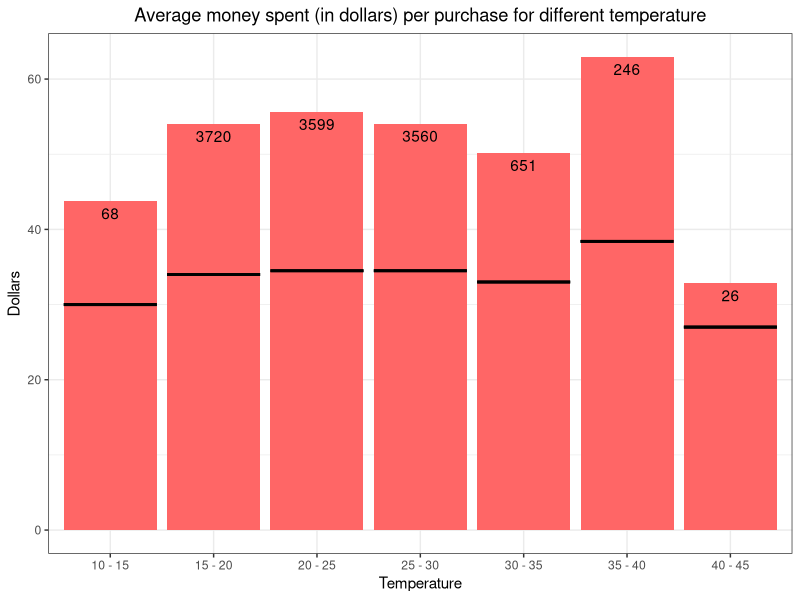
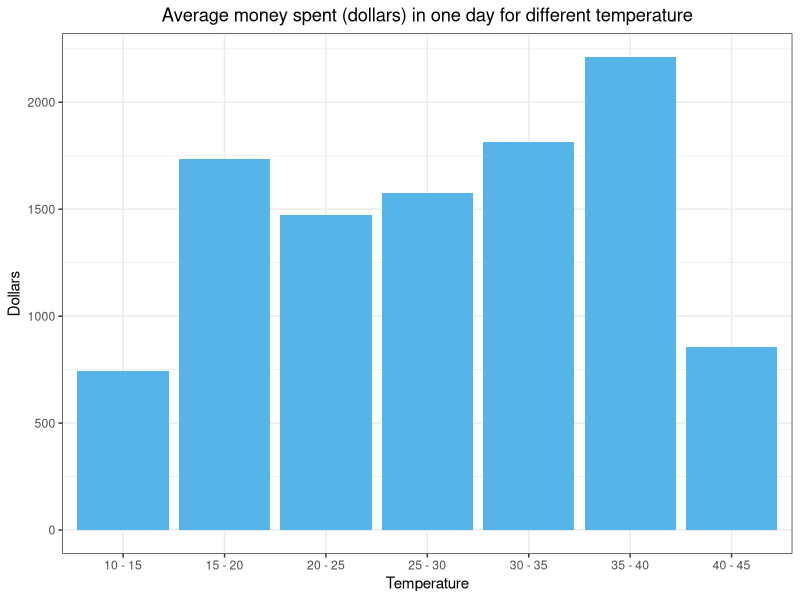
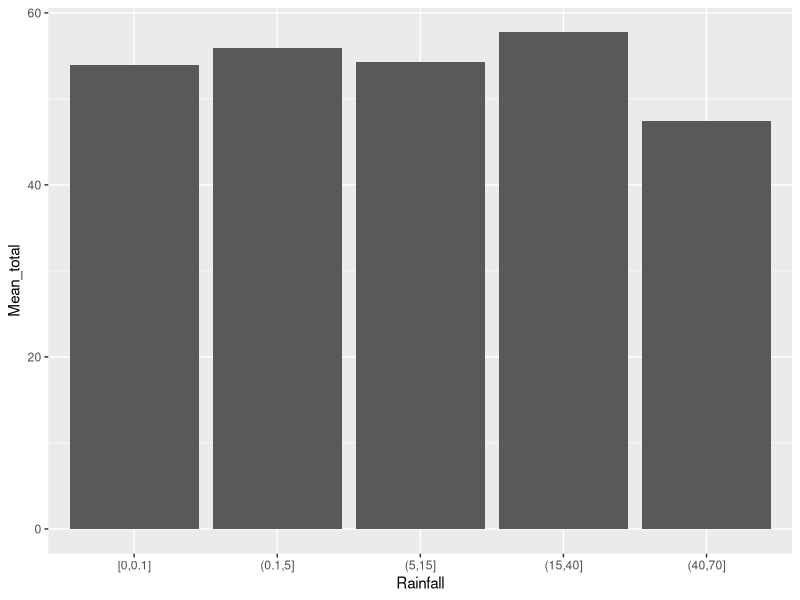
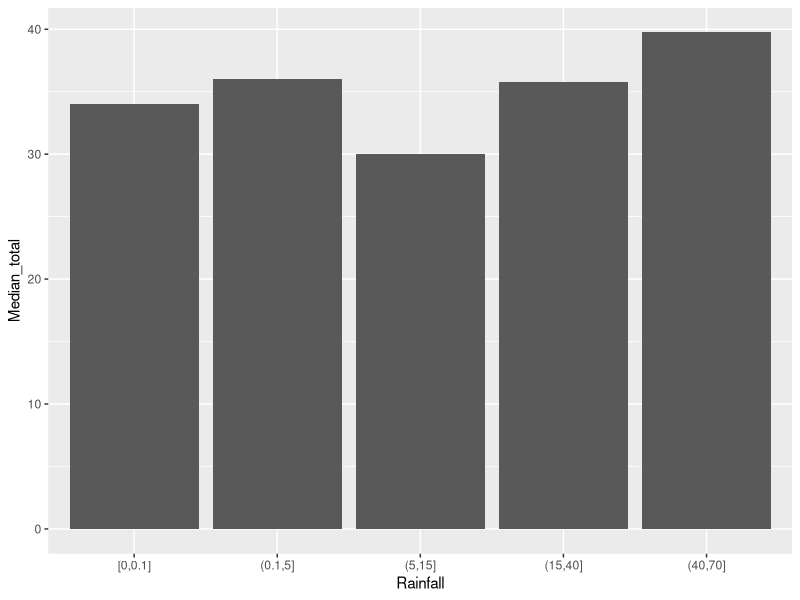
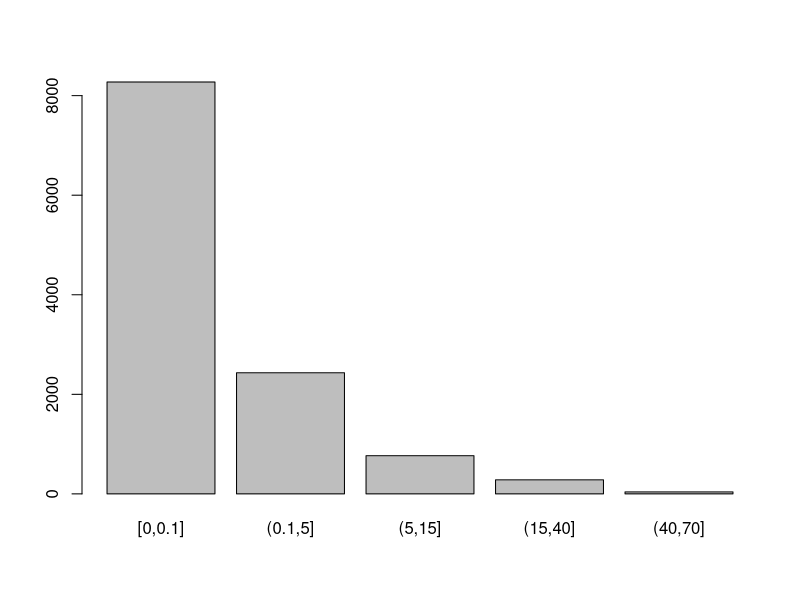
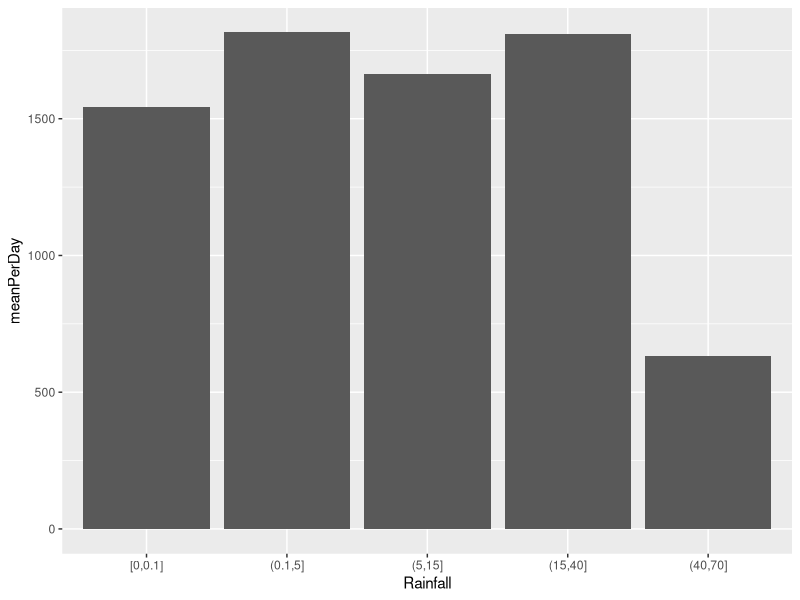
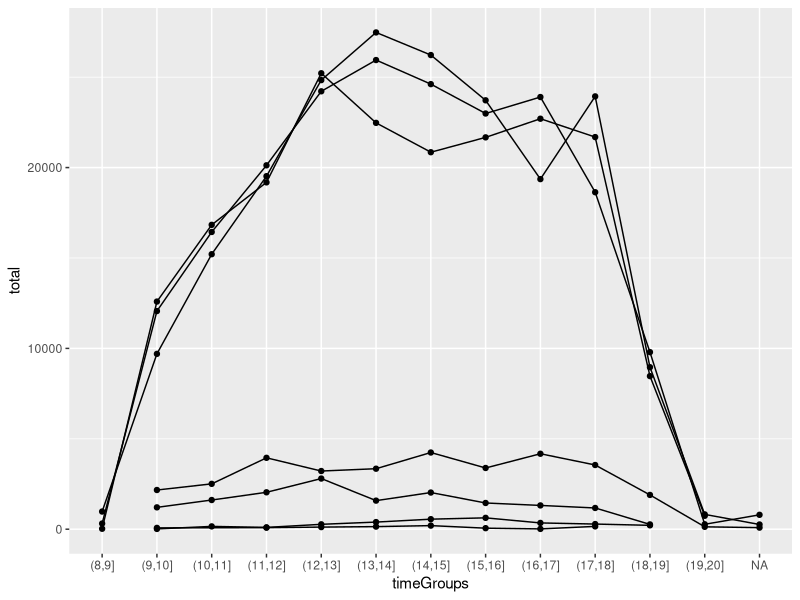
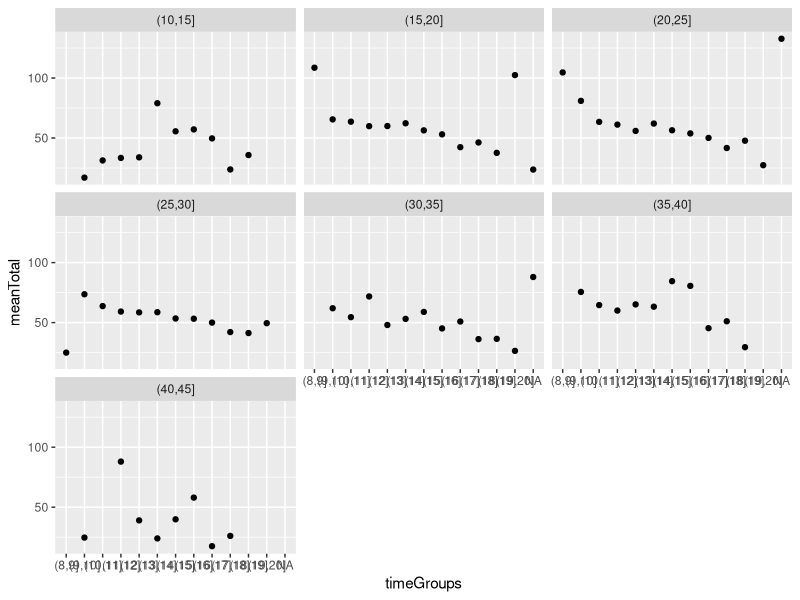

The R script that drew these images, in order:
## ---- chunk 1

# LOAD DATA
library(ggplot2)
library(tidyr)
library(knitr)
data = read.csv("data/ProcessedData.csv")


# Quick look at top 6 rows of data
head(data)

## Size of data
dim(data)

## R's classification of data
class(data)
## R's classification of variables
str(data)
#sapply(mtcars, class)
## ---- chunk 2
#The temperature is a quantitative variable. We start by changing it to a qualitative one using ranges that cover 5 degrees Celcius
temp = data$Maximum.temperature..Degree.C.
data$tempGroups = cut(temp, c(10,15,20,25,30,35,40,45))

#Take a look at overall data before looking at the graphs
heatData = data %>% drop_na(Maximum.temperature..Degree.C.)

dataFrame <- data.frame(Rows = c(nrow(data)-nrow(heatData)),
                        Max = c(max(temp)),
                        Min = c(min(temp)),
                        Mean = c(mean(temp)),
                        Median = c(median(temp)))

kable(dataFrame, caption = "Fuck yeah", col.names = c("Missing rows", "Max heat", "Min heat", "Mean maximum heat", "Median of maximum heat"))

#Transaction sizes for each temperature range
meanPerPerson = aggregate(data$Total ~ data$tempGroups, data, mean)
medPerPerson = aggregate(data$Total ~ data$tempGroups, data, median)
transactions = merge(x = meanPerPerson, y = medPerPerson, by='data$tempGroups')
names(transactions) = c('Temperature', 'Mean_total', 'Median_total')

Fre <- as.data.frame(table(data$tempGroups))
colnames(Fre)[1] <- "tempGroups" 
Fre$lab <- as.character(Fre$Freq)


#Barplot for average money spent with median lines
ggplot(transactions, aes(Temperature, Mean_total), label = Fre$Freq) + geom_bar(stat="identity", position = "dodge", fill = "#FF6666") + ggtitle("Average money spent (in dollars) per purchase for different temperature") + ylab("Dollars") + theme_bw() + theme(plot.title = element_text(hjust = 0.5)) + geom_errorbar(data=transactions, aes(Temperature, ymax = Median_total, ymin = Median_total), size=1, linetype = "solid", inherit.aes = F, width = 0.9) + geom_text(aes(label = Fre$Freq), position = position_dodge(width = 0.9), vjust = 1.5) + scale_x_discrete(labels = c('10 - 15','15 - 20','20 - 25', '25 - 30', '30 - 35', '35 - 40', '40 - 45'))

 #Barplot showing only median
 #ggplot(transactions, aes(Temperature, Median_total)) + geom_bar(stat="identity", position = "dodge", fill = "#56B4E9") + ggtitle("Median how much each person spends (in dollars) for different temperature") + ylab("Median") + theme_bw() + theme(plot.title = element_text(hjust = 0.5))
 
 #ggplot(data, aes(Maximum.temperature..Degree.C., median(Total)), group = 1) + geom_boxplot() + coord_flip()

 #Number of transactions per temperature range
 #barplot(table(data$tempGroups))

## ---- chunk 3
 
 #Total money spent for each temperature range
 totalPerDay = aggregate(data$Total ~ data$tempGroups, data, sum)
 nrOfDaysPerTemp = aggregate(data$Date ~ data$tempGroups, data, function(x) length(unique(x)))
 totals = merge(x = totalPerDay, y = nrOfDaysPerTemp, by='data$tempGroups')
 names(totals) = c('Temperature', 'Total', 'NrOfDays')
 totals['meanPerDay'] = round(totals$Total / totals$NrOfDays, 1)
 
 ggplot(totals, aes(Temperature, meanPerDay)) + geom_bar(stat="identity", position = "dodge") + geom_bar(stat="identity", position = "dodge", fill = "#56B4E9") + ggtitle("Average money spent (dollars) in one day for different temperature") + ylab("Dollars") + theme_bw() + theme(plot.title = element_text(hjust = 0.5)) + scale_x_discrete(labels = c('10 - 15','15 - 20','20 - 25', '25 - 30', '30 - 35', '35 - 40', '40 - 45'))
## ---- chunk 4
rainData = data %>% drop_na(Rainfall.amount..millimetres.)
rain = rainData$Rainfall.amount..millimetres.

dataFrame <- data.frame(Rows = c(nrow(data)-nrow(rainData)),
                        Max = c(max(rain)),
                        Min = c(min(rain)),
                        Mean = c(mean(rain)),
                        Median = c(median(rain)))

kable(dataFrame, caption = "Fuck yeah", col.names = c("Missing rows", "Max rainfall", "Min rainfall", "Mean rainfall", "Median of rainfall"))

## ---- chunk 5
#We start by changing the rainfall from a quantitative variable to a qualitative one
rainData$rainGroups = cut(rain, c(0,0.1,5,15,40,70), include.lowest = TRUE)

#Transaction sizes for each temperature range
meanPerPerson = aggregate(rainData$Total ~ rainData$rainGroups, rainData, mean)
medPerPerson = aggregate(rainData$Total ~ rainData$rainGroups, data, median)
transactions = merge(x = meanPerPerson, y = medPerPerson, by='rainData$rainGroups')
names(transactions) = c('Rainfall', 'Mean_total', 'Median_total')

FreRain <- as.data.frame(table(data$rainGroups))
colnames(Fre)[1] <- "rainGroups" 
FreRain$lab <- as.character(FreRain$Freq)

#Barplot for average money spent with median lines
#ggplot(transactions, aes(Rainfall, Mean_total), label = FreRain$Freq) + geom_bar(stat="identity", position = "dodge", fill = "#FF6666") + ggtitle("Average money spent (in dollars) per purchase for different rainfall") + ylab("Dollars") + theme_bw() + theme(plot.title = element_text(hjust = 0.5)) + geom_errorbar(data=transactions, aes(Rainfall, ymax = Median_total, ymin = Median_total), size=1, linetype = "solid", inherit.aes = F, width = 0.9) + geom_text(aes(label = FreRain$Freq), position = position_dodge(width = 0.9), vjust = 1.5) + scale_x_discrete(labels = c('0','0 - 5','5 - 15', '15 - 40', '40 - 70'))

 ggplot(transactions, aes(Rainfall, Mean_total)) + geom_bar(stat="identity", position = "dodge") 
 ggplot(transactions, aes(Rainfall, Median_total)) + geom_bar(stat="identity", position = "dodge")

 #Number of transactions for each rainfall range
 barplot(table(rainData$rainGroups))
 
 
 
 #Total money spent for each temperature range
 totalPerDay = aggregate(rainData$Total ~ rainData$rainGroups, rainData, sum)
 nrOfDaysPerRain = aggregate(rainData$Date ~ rainData$rainGroups, rainData, function(x) length(unique(x)))
 totals = merge(x = totalPerDay, y = nrOfDaysPerRain, by='rainData$rainGroups')
 names(totals) = c('Rainfall', 'Total', 'NrOfDays')
 totals['meanPerDay'] = round(totals$Total / totals$NrOfDays, 1)
 
 ggplot(totals, aes(Rainfall, meanPerDay)) + geom_bar(stat="identity", position = "dodge")

## ---- chunk 6
hour = as.integer(substr(data$Time, 0, 2))
data$timeGroups = cut(hour, seq(8,20,1))
table(data$timeGroups)

#Total money made per time gap
library(dplyr)
test = data %>%
    group_by(timeGroups, tempGroups) %>% 
    summarize(total = sum(Total) ) 

ggplot(test, aes(x = timeGroups, y = total)) + geom_point() + geom_line(aes(group=tempGroups))


#average money spent by customer per transaction, note
testMean = data %>%
    group_by(timeGroups, tempGroups) %>% 
    summarize(meanTotal = mean(Total) ) 

ggplot(testMean, aes(x = timeGroups, y = meanTotal)) + geom_point() + facet_wrap(~tempGroups)
